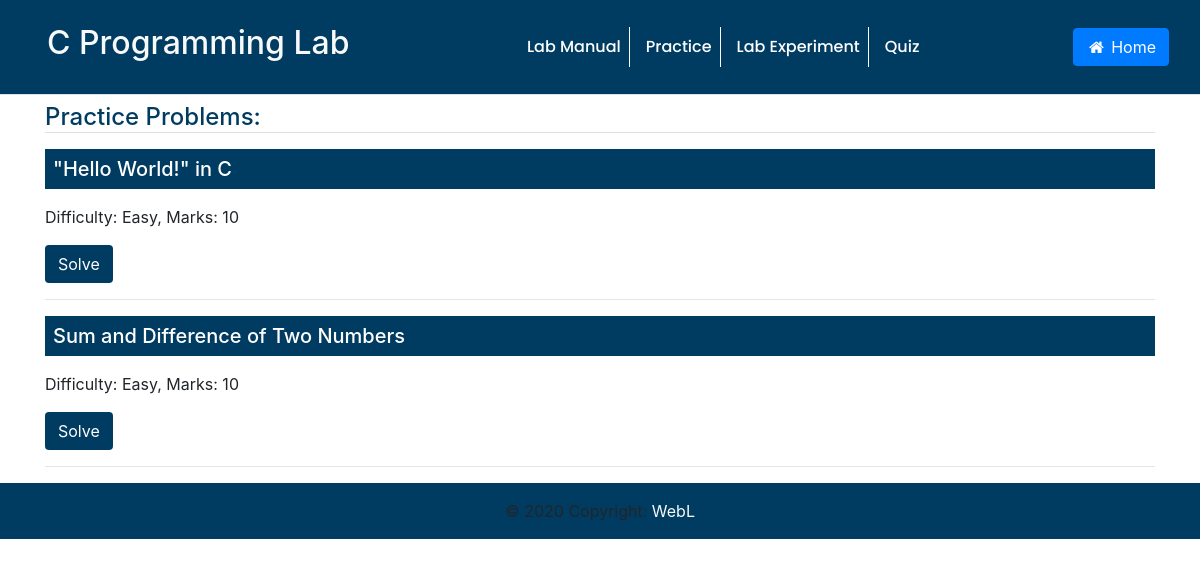
/practice/, run on the app's committed database.
### practice/models.py (models this page shows, shortened)
class Problems(models.Model):
    head = models.CharField(max_length=30, default='Lab One')
    title = models.CharField(max_length=150)
    description = models.TextField()
    objective = models.TextField()
    task = models.TextField(default='')
    input_content = models.TextField()
    output_content = models.TextField()

### practice/views.py (the view)
# urls.py: path('', practice_views.problems, name='practice-problems'),
def problems(request):
    all_problems = Problems.objects.all()
    return render(request, 'practice/labexp.html', {'problems': all_problems})

### practice/templates/practice/labexp.html (shortened to what this page needs)
{% load static %}
<!doctype html>
<html lang="en">
<head>
    <link rel="stylesheet" type="text/css" href="{% static 'lab/labexp.css' %}">
    <link rel="stylesheet" href="https://maxcdn.bootstrapcdn.com/bootstrap/4.0.0/css/bootstrap.min.css">
    <link rel="stylesheet" href="https://cdnjs.cloudflare.com/ajax/libs/font-awesome/4.7.0/css/font-awesome.min.css">
    </head>
    <body>
           <nav class="navbar navbar-expand-sm border-bottom shadow-sm nav1  p-3 ml-auto">
            <div class="container-fluid">
              <a href="homepage.html" class="nav-link text-light">
               <h2> C Programming Lab</h2>
              </a>
            <div class="collapse navbar-collapse " id="collapsibleNavbar">
              <ul class="navbar-nav m-auto">
                <li class="nav-item pl-2 active" style="border-right: 1.5px solid white">
                  <a class="nav-link " href="#" id="nt">Lab Manual</a>
                </li>
                <li class="nav-item pl-2 " style="border-right: 1.5px solid white">
                  <a class="nav-link" href="#" id="nt">Practice</a>
                </li>
                <li class="nav-item pl-2">
                  <a class="nav-link " style="border-right: 1.5px solid white" href="#" id="nt">Lab Experiment</a>
                </li>
                <li class="nav-item pl-2">
                    <a class="nav-link" href="#" id="nt">Quiz</a>
                  </li>
              </ul>
              <a  href="#"><button class="btn btn-primary"><i class="fa fa-fw fa-home"></i> Home</button></a>
            </div>
        </div>
        </nav>
    <main>
        <div class="container my-2">
          <h4 style="color: #003c62" class="border-bottom">Practice Problems:</h4>
          {% for i in problems %}
              <div>
                    <h5 style="background: #003c62; color:#fff;" class="p-2 my-3">{{i.title}}</h5>
              </div>
              <div>
                  <p>{{i.description}}</p>
              </div>
              <button class="btn" style="background: #003c62; color:#fff;"><a href={{i.id}} style="text-decoration: none; color:#fff;">Solve</a></button>
          <hr>
          {% endfor %}
        </div>
    </main>
            <div class="text-center p-3" style="background-color: #003c62;">
              <a class="text-light" href="homepage.html">WebL</a>
            </div>
</body>
</html>

### lab/static/lab/labexp.css (style rules this page uses)
body { font-family: 'Poppins', sans-serif; }
.nav1 { background: #003c62; color:#fff; }
#nt { color: #fff; font-family: 'Poppins', sans-serif; font-weight: 500; font-size: 1em; }

### data on the page
Problems: title "\"Hello World!\" in C", description "Difficulty: Easy, Marks: 10"
Problems: title "Sum and Difference of Two Numbers", description "Difficulty: Easy, Marks: 10"
